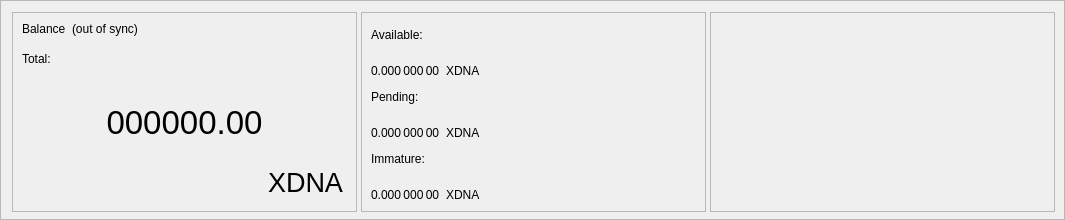
      <widget class="QFrame" name="frame_blue">
       <property name="enabled">
        <bool>true</bool>
       </property>
       <property name="sizePolicy">
        <sizepolicy hsizetype="Preferred" vsizetype="Preferred">
         <horstretch>0</horstretch>
         <verstretch>0</verstretch>
        </sizepolicy>
       </property>
       <property name="minimumSize">
        <size>
         <width>1065</width>
         <height>220</height>
        </size>
       </property>
       <property name="maximumSize">
        <size>
         <width>1065</width>
         <height>220</height>
        </size>
       </property>
       <property name="sizeIncrement">
        <size>
         <width>0</width>
         <height>0</height>
        </size>
       </property>
       <property name="baseSize">
        <size>
         <width>0</width>
         <height>500</height>
        </size>
       </property>
       <property name="frameShape">
        <enum>QFrame::StyledPanel</enum>
       </property>
       <property name="frameShadow">
        <enum>QFrame::Raised</enum>
       </property>
       <layout class="QHBoxLayout" name="horizontalLayout">
        <item>
         <widget class="QFrame" name="frame_blue_1">
          <property name="minimumSize">
           <size>
            <width>345</width>
            <height>200</height>
           </size>
          </property>
          <property name="maximumSize">
           <size>
            <width>345</width>
            <height>200</height>
           </size>
          </property>
          <property name="frameShape">
           <enum>QFrame::StyledPanel</enum>
          </property>
          <property name="frameShadow">
           <enum>QFrame::Raised</enum>
          </property>
          <layout class="QHBoxLayout" name="horizontalLayout_2">
           <item>
            <layout class="QVBoxLayout" name="verticalLayout">
             <item>
              <layout class="QHBoxLayout" name="horizontalLayout_3">
               <property name="spacing">
                <number>6</number>
               </property>
               <property name="sizeConstraint">
                <enum>QLayout::SetFixedSize</enum>
               </property>
               <item>
                <widget class="QLabel" name="label_5">
                 <property name="minimumSize">
                  <size>
                   <width>0</width>
                   <height>24</height>
                  </size>
                 </property>
                 <property name="maximumSize">
                  <size>
                   <width>16777215</width>
                   <height>24</height>
                  </size>
                 </property>
                 <property name="text">
                  <string>Balance</string>
                 </property>
                 <property name="alignment">
                  <set>Qt::AlignLeading|Qt::AlignLeft|Qt::AlignTop</set>
                 </property>
                </widget>
               </item>
               <item>
                <widget class="QLabel" name="labelWalletStatus">
                 <property name="minimumSize">
                  <size>
                   <width>0</width>
                   <height>24</height>
                  </size>
                 </property>
                 <property name="maximumSize">
                  <size>
                   <width>16777215</width>
                   <height>24</height>
                  </size>
                 </property>
                 <property name="text">
                  <string>(out of sync)</string>
                 </property>
                 <property name="alignment">
                  <set>Qt::AlignLeading|Qt::AlignLeft|Qt::AlignTop</set>
                 </property>
                </widget>
               </item>
               <item>
                <spacer name="horizontalSpacer">
                 <property name="orientation">
                  <enum>Qt::Horizontal</enum>
                 </property>
                 <property name="sizeHint" stdset="0">
                  <size>
                   <width>40</width>
                   <height>20</height>
                  </size>
                 </property>
                </spacer>
               </item>
              </layout>
             </item>
             <item>
              <widget class="QLabel" name="labelTotalText">
               <property name="maximumSize">
                <size>
                 <width>16777215</width>
                 <height>15</height>
                </size>
               </property>
               <property name="text">
                <string>Total:</string>
               </property>
              </widget>
             </item>
             <item>
              <widget class="QLabel" name="labelTotal">
               <property name="sizePolicy">
                <sizepolicy hsizetype="Preferred" vsizetype="Preferred">
                 <horstretch>0</horstretch>
                 <verstretch>0</verstretch>
                </sizepolicy>
               </property>
               <property name="minimumSize">
                <size>
                 <width>0</width>
                 <height>100</height>
                </size>
               </property>
               <property name="maximumSize">
                <size>
                 <width>16777215</width>
                 <height>100</height>
                </size>
               </property>
               <property name="font">
                <font>
                 <pointsize>25</pointsize>
                 <weight>50</weight>
                 <bold>false</bold>
                </font>
               </property>
               <property name="mouseTracking">
                <bool>false</bool>
               </property>
               <property name="text">
                <string>000000.00</string>
               </property>
               <property name="alignment">
                <set>Qt::AlignCenter</set>
               </property>
              </widget>
             </item>
             <item>
              <layout class="QHBoxLayout" name="horizontalLayout_11">
               <item>
                <spacer name="horizontalSpacer_8">
                 <property name="orientation">
                  <enum>Qt::Horizontal</enum>
                 </property>
                 <property name="sizeHint" stdset="0">
                  <size>
                   <width>40</width>
                   <height>20</height>
                  </size>
                 </property>
                </spacer>
               </item>
               <item>
                <widget class="QPushButton" name="blabel_XDNA">
                 <property name="font">
                  <font>
                   <pointsize>20</pointsize>
                   <italic>false</italic>
                   <kerning>true</kerning>
                  </font>
                 </property>
                 <property name="cursor">
                  <cursorShape>PointingHandCursor</cursorShape>
                 </property>
                 <property name="text">
                  <string>XDNA</string>
                 </property>
                 <property name="flat">
                  <bool>true</bool>
                 </property>
                </widget>
               </item>
              </layout>
             </item>
            </layout>
           </item>
          </layout>
         </widget>
        </item>
        <item>
         <widget class="QFrame" name="frame_blue_2">
          <property name="minimumSize">
           <size>
            <width>345</width>
            <height>200</height>
           </size>
          </property>
          <property name="maximumSize">
           <size>
            <width>345</width>
            <height>200</height>
           </size>
          </property>
          <property name="frameShape">
           <enum>QFrame::StyledPanel</enum>
          </property>
          <property name="frameShadow">
           <enum>QFrame::Raised</enum>
          </property>
          <layout class="QVBoxLayout" name="verticalLayout_3">
           <item>
            <layout class="QVBoxLayout" name="verticalLayout_2">
             <item>
              <widget class="QLabel" name="labelBalanceText">
               <property name="text">
                <string>Available:</string>
               </property>
              </widget>
             </item>
             <item>
              <layout class="QHBoxLayout" name="horizontalLayout_4">
               <item>
                <widget class="QLabel" name="labelBalance">
                 <property name="text">
                  <string>0.000 000 00</string>
                 </property>
                 <property name="alignment">
                  <set>Qt::AlignBottom|Qt::AlignLeading|Qt::AlignLeft</set>
                 </property>
                </widget>
               </item>
               <item>
                <widget class="QLabel" name="label_XDNA2">
                 <property name="text">
                  <string>XDNA</string>
                 </property>
                 <property name="alignment">
                  <set>Qt::AlignBottom|Qt::AlignLeading|Qt::AlignLeft</set>
                 </property>
                </widget>
               </item>
               <item>
                <spacer name="horizontalSpacer_3">
                 <property name="orientation">
                  <enum>Qt::Horizontal</enum>
                 </property>
                 <property name="sizeHint" stdset="0">
                  <size>
                   <width>40</width>
                   <height>20</height>
                  </size>
                 </property>
                </spacer>
               </item>
              </layout>
             </item>
             <item>
              <widget class="QLabel" name="labelPendingText">
               <property name="text">
                <string>Pending:</string>
               </property>
              </widget>
             </item>
             <item>
              <layout class="QHBoxLayout" name="horizontalLayout_5">
               <item>
                <widget class="QLabel" name="labelUnconfirmed">
                 <property name="text">
                  <string>0.000 000 00</string>
                 </property>
                 <property name="alignment">
                  <set>Qt::AlignBottom|Qt::AlignLeading|Qt::AlignLeft</set>
                 </property>
                </widget>
               </item>
               <item>
                <widget class="QLabel" name="label_XDNA3">
                 <property name="text">
                  <string>XDNA</string>
                 </property>
                 <property name="alignment">
                  <set>Qt::AlignBottom|Qt::AlignLeading|Qt::AlignLeft</set>
                 </property>
                </widget>
               </item>
               <item>
                <spacer name="horizontalSpacer_4">
                 <property name="orientation">
                  <enum>Qt::Horizontal</enum>
                 </property>
                 <property name="sizeHint" stdset="0">
                  <size>
                   <width>40</width>
                   <height>20</height>
                  </size>
                 </property>
                </spacer>
               </item>
              </layout>
             </item>
             <item>
              <widget class="QLabel" name="labelImmatureText">
               <property name="text">
                <string>Immature:</string>
               </property>
              </widget>
             </item>
             <item>
              <layout class="QHBoxLayout" name="horizontalLayout_6">
               <item>
                <widget class="QLabel" name="labelImmature">
                 <property name="text">
                  <string>0.000 000 00</string>
                 </property>
                 <property name="alignment">
                  <set>Qt::AlignBottom|Qt::AlignLeading|Qt::AlignLeft</set>
                 </property>
                </widget>
               </item>
               <item>
                <widget class="QLabel" name="label_XDNA4">
                 <property name="text">
                  <string>XDNA</string>
                 </property>
                 <property name="alignment">
                  <set>Qt::AlignBottom|Qt::AlignLeading|Qt::AlignLeft</set>
                 </property>
                </widget>
               </item>
               <item>
                <spacer name="horizontalSpacer_5">
                 <property name="orientation">
                  <enum>Qt::Horizontal</enum>
                 </property>
                 <property name="sizeHint" stdset="0">
                  <size>
                   <width>40</width>
                   <height>20</height>
                  </size>
                 </property>
                </spacer>
               </item>
              </layout>
             </item>
            </layout>
           </item>
          </layout>
         </widget>
        </item>
        <item>
         <widget class="QFrame" name="frame_blue_3">
          <property name="minimumSize">
           <size>
            <width>345</width>
            <height>200</height>
           </size>
          </property>
          <property name="maximumSize">
           <size>
            <width>345</width>
            <height>200</height>
           </size>
          </property>
          <property name="frameShape">
           <enum>QFrame::StyledPanel</enum>
          </property>
          <property name="frameShadow">
           <enum>QFrame::Raised</enum>
          </property>
          <layout class="QVBoxLayout" name="verticalLayout_5">
           <item>
            <layout class="QVBoxLayout" name="verticalLayout_4"/>
           </item>
          </layout>
         </widget>
        </item>
       </layout>
      </widget>
